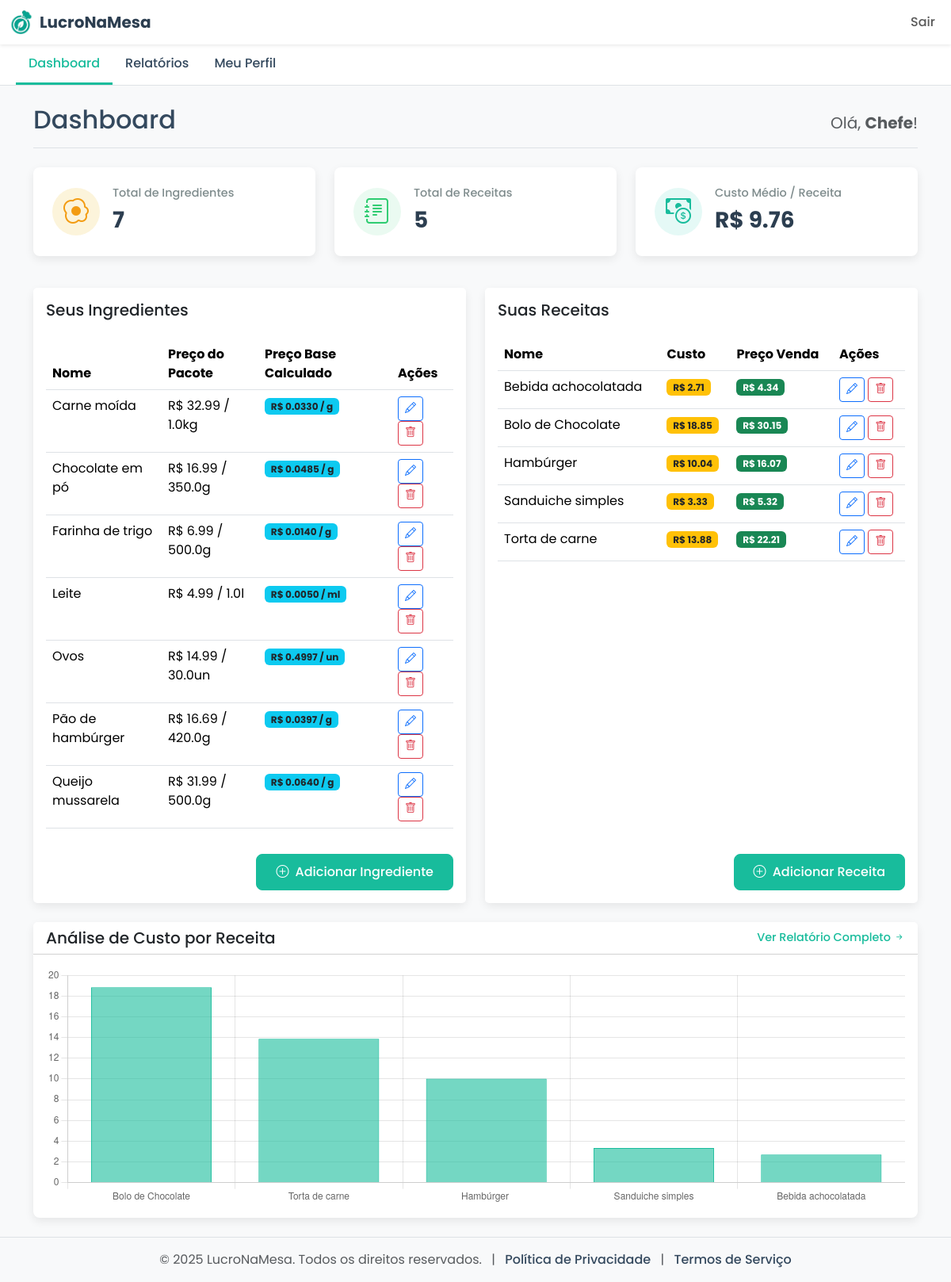
The page /dashboard (signed in) on the database its author committed.
### app/models.py (models this page shows, shortened)
class User(db.Model, UserMixin):
    id = db.Column(db.Integer, primary_key=True)
    full_name = db.Column(db.String(100), nullable=False)
    email = db.Column(db.String(120), unique=True, nullable=False)
    business_name = db.Column(db.String(100), nullable=False)
    business_type = db.Column(db.String(50), nullable=False)
    phone = db.Column(db.String(20), nullable=True)
    password = db.Column(db.String(60), nullable=False)
    plan = db.Column(db.String(50), nullable=False, default='Gratuito')
    subscription_status = db.Column(db.String(50), nullable=False, default='ativo')
    ingredients = db.relationship('Ingredient', backref='author', lazy=True)
    recipes = db.relationship('Recipe', backref='author', lazy=True)

class Ingredient(db.Model):
    id = db.Column(db.Integer, primary_key=True)
    name = db.Column(db.String(100), nullable=False)
    user_id = db.Column(db.Integer, db.ForeignKey('user.id'), nullable=False)
    created_at = db.Column(db.DateTime, nullable=False, default=datetime.utcnow)
    package_price = db.Column(db.Float, nullable=False)
    package_quantity = db.Column(db.Float, nullable=False)
    package_unit = db.Column(db.String(10), nullable=False)
    base_price = db.Column(db.Float, nullable=False)
    base_unit = db.Column(db.String(10), nullable=False)

class Recipe(db.Model):
    id = db.Column(db.Integer, primary_key=True)
    name = db.Column(db.String(100), nullable=False)
    total_cost = db.Column(db.Float, nullable=False)
    ingredients_list = db.Column(db.String(500), nullable=True)
    user_id = db.Column(db.Integer, db.ForeignKey('user.id'), nullable=False)
    created_at = db.Column(db.DateTime, nullable=False, default=datetime.utcnow)
    profit_margin = db.Column(db.Float, nullable=True)
    sale_price = db.Column(db.Float, nullable=True)

### app/routes.py (the view)
@main.route('/dashboard')
@login_required
def dashboard():
    ingredients = Ingredient.query.filter_by(user_id=current_user.id).order_by(Ingredient.name).all()
    recipes = Recipe.query.filter_by(user_id=current_user.id).order_by(Recipe.name).all()
    kpi_total_ingredients = len(ingredients)
    kpi_total_recipes = len(recipes)
    if kpi_total_recipes > 0:
        total_cost_sum = db.session.query(func.sum(Recipe.total_cost)).filter_by(user_id=current_user.id).scalar()
        kpi_avg_cost = total_cost_sum / kpi_total_recipes if total_cost_sum else 0
    else:
        kpi_avg_cost = 0
    top_5_recipes = sorted(recipes, key=lambda x: x.total_cost, reverse=True)[:5]
    chart_labels = [recipe.name for recipe in top_5_recipes]
    chart_data = [round(recipe.total_cost, 2) for recipe in top_5_recipes]
    return render_template('dashboard.html', title="Dashboard", ingredients=ingredients, recipes=recipes, kpi_total_ingredients=kpi_total_ingredients, kpi_total_recipes=kpi_total_recipes, kpi_avg_cost=kpi_avg_cost, chart_labels=chart_labels, chart_data=chart_data)

### app/__init__.py (called while the page is built)
def create_app():
    app = Flask(__name__)
    app.config.from_object(Config)
    db.init_app(app)
    bcrypt.init_app(app)
    login_manager.init_app(app)
    from .routes import main as main_blueprint
    app.register_blueprint(main_blueprint)
    from .models import User
    @login_manager.user_loader
    def load_user(user_id):
        return User.query.get(int(user_id))
    with app.app_context():
        db.create_all()
    return app

### app/templates/dashboard.html (shortened to what this page needs)
{% extends "base.html" %}
{% block content %}
<div class="container mt-4">
    <div class="d-flex justify-content-between align-items-center mb-4 pb-2 border-bottom">
        <h1 class="h2">Dashboard</h1>
        <span class="fs-5 text-muted">Olá, <strong>{{ current_user.full_name.split()[0] }}</strong>!</span>
    </div>
    <div class="row mb-4">
        <div class="col-md-4 mb-3"><div class="kpi-card"><div class="kpi-icon icon-ingredients"><i class="bi bi-egg-fried"></i></div><div class="kpi-content"><h5 class="kpi-title">Total de Ingredientes</h5><p class="kpi-value">{{ kpi_total_ingredients }}</p></div></div></div>
        <div class="col-md-4 mb-3"><div class="kpi-card"><div class="kpi-icon icon-recipes"><i class="bi bi-journal-text"></i></div><div class="kpi-content"><h5 class="kpi-title">Total de Receitas</h5><p class="kpi-value">{{ kpi_total_recipes }}</p></div></div></div>
        <div class="col-md-4 mb-3"><div class="kpi-card"><div class="kpi-icon icon-avg-cost"><i class="bi bi-cash-coin"></i></div><div class="kpi-content"><h5 class="kpi-title">Custo Médio / Receita</h5><p class="kpi-value">R$ {{ "%.2f"|format(kpi_avg_cost) }}</p></div></div></div>
    </div>
    <div class="row">
        <div class="col-lg-6 mb-4">
            <div class="card h-100">
                <div class="card-header bg-white pb-0 border-0 pt-3"><h3 class="h5">Seus Ingredientes</h3></div>
                <div class="card-body">
                    {% if ingredients %}
                        <div class="table-responsive">
                            <table class="table table-hover">
                                <thead><tr><th>Nome</th><th>Preço do Pacote</th><th>Preço Base Calculado</th><th>Ações</th></tr></thead>
                                <tbody>
                                    {% for ingredient in ingredients %}
                                    <tr>
                                        <td>{{ ingredient.name }}</td>
                                        <td>R$ {{ "%.2f"|format(ingredient.package_price) }} / {{ ingredient.package_quantity }}{{ ingredient.package_unit }}</td>
                                        <td><span class="badge bg-info text-dark">R$ {{ "%.4f"|format(ingredient.base_price) }} / {{ ingredient.base_unit }}</span></td>
                                        <td>
                                            <a href="{{ url_for('main.edit_ingredient', ingredient_id=ingredient.id) }}" class="btn btn-sm btn-outline-primary"><i class="bi bi-pencil"></i></a>
                                            <form action="{{ url_for('main.delete_ingredient', ingredient_id=ingredient.id) }}" method="POST" class="d-inline">
                                                <button type="submit" class="btn btn-sm btn-outline-danger" onclick="return confirm('Tem certeza?');"><i class="bi bi-trash"></i></button>
                                            </form>
                                        </td>
                                    </tr>
                                    {% endfor %}
                                </tbody>
                            </table>
                        </div>
                    {% else %}
                        <div class="empty-state"><i class="bi bi-egg-fried fs-1 text-muted"></i><h5 class="mt-3">Nenhum ingrediente por aqui</h5><p>Comece a cadastrar os ingredientes.</p></div>
                    {% endif %}
                </div>
                <div class="card-footer bg-white border-0 text-end pb-3"><a href="{{ url_for('main.ingredients') }}" class="btn btn-primary"><i class="bi bi-plus-circle me-1"></i> Adicionar Ingrediente</a></div>
            </div>
        </div>
        <div class="col-lg-6 mb-4">
            <div class="card h-100">
                <div class="card-header bg-white pb-0 border-0 pt-3"><h3 class="h5">Suas Receitas</h3></div>
                <div class="card-body">
                    {% if recipes %}
                        <div class="table-responsive">
                            <table class="table table-hover">
                                 <thead><tr><th>Nome</th><th>Custo</th><th>Preço Venda</th><th>Ações</th></tr></thead>
                                <tbody>
                                    {% for recipe in recipes %}
                                    <tr>
                                        <td>{{ recipe.name }}</td>
                                        <td><span class="badge bg-warning text-dark">R$ {{ "%.2f"|format(recipe.total_cost) }}</span></td>
                                        <td><span class="badge bg-success">R$ {{ "%.2f"|format(recipe.sale_price) }}</span></td>
                                        <td>
                                            <a href="{{ url_for('main.edit_recipe', recipe_id=recipe.id) }}" class="btn btn-sm btn-outline-primary"><i class="bi bi-pencil"></i></a>
                                            <form action="{{ url_for('main.delete_recipe', recipe_id=recipe.id) }}" method="POST" class="d-inline">
                                                <button type="submit" class="btn btn-sm btn-outline-danger" onclick="return confirm('Tem certeza que deseja excluir esta receita?');"><i class="bi bi-trash"></i></button>
                                            </form>
                                        </td>
                                    </tr>
                                    {% endfor %}
                                </tbody>
                            </table>
                        </div>
                    {% else %}
                        <div class="empty-state"><i class="bi bi-journal-text fs-1 text-muted"></i><h5 class="mt-3">Nenhuma receita por aqui</h5><p>Após cadastrar ingredientes, crie sua primeira receita.</p></div>
                    {% endif %}
                </div>
                <div class="card-footer bg-white border-0 text-end pb-3"><a href="{{ url_for('main.recipes') }}" class="btn btn-primary"><i class="bi bi-plus-circle me-1"></i> Adicionar Receita</a></div>
            </div>
        </div>
    </div>
    <div class="row mb-4">
        <div class="col-12">
            <div class="card">
                <div class="card-header bg-white d-flex justify-content-between align-items-center">
                    <h3 class="h5 mb-0">Análise de Custo por Receita</h3>
                    <a href="{{ url_for('main.reports') }}" class="view-report-link">
                        Ver Relatório Completo <i class="bi bi-arrow-right-short"></i>
                    </a>
                </div>
                <div class="card-body">
                    <div class="dashboard-chart-container">
                        {% if recipes %}
                            <canvas id="dashboardChart"></canvas>
                        {% else %}
                            <div class="empty-state">
                                <i class="bi bi-bar-chart-line fs-1 text-muted"></i>
                                <h5 class="mt-3">Seus insights aparecerão aqui</h5>
                                <p>Crie sua primeira receita para visualizar a análise de custos.</p>
                            </div>
                        {% endif %}
                    </div>
                </div>
            </div>
        </div>
    </div>
</div>
<script>
    document.addEventListener('DOMContentLoaded', function () {
        const chartElement = document.getElementById('dashboardChart');
        if (chartElement) {
            const ctx = chartElement.getContext('2d');
            const chartLabels = {{ chart_labels|tojson }};
            const chartData = {{ chart_data|tojson }};
            new Chart(ctx, {type: 'bar', data: {labels: chartLabels, datasets: [{label: 'Custo da Receita (R$)', data: chartData, backgroundColor: 'rgba(24, 188, 156, 0.6)', borderColor: 'rgba(24, 188, 156, 1)', borderWidth: 1}]}, options: {responsive: true, maintainAspectRatio: false, scales: {y: {beginAtZero: true}}, plugins: {legend: {display: false}}}});
        }
    });
</script>
{% endblock %}

### app/templates/base.html (shortened to what this page needs)
<!doctype html>
<html lang="pt-br" class="h-100">
<head>
    <link href="https://cdn.jsdelivr.net/npm/bootstrap@5.3.3/dist/css/bootstrap.min.css" rel="stylesheet">
    <link rel="stylesheet" href="https://cdn.jsdelivr.net/npm/bootstrap-icons@1.11.3/font/bootstrap-icons.min.css">
    <link rel="stylesheet" href="https://cdn.jsdelivr.net/npm/swiper@11/swiper-bundle.min.css" />
    <link rel="stylesheet" href="{{ url_for('static', filename='css/style.css') }}">
</head>
<body class="d-flex flex-column h-100">
    <header>
        <nav class="navbar navbar-expand-lg navbar-light bg-white shadow-sm">
            <div class="container-fluid">
                <a class="navbar-brand fw-bold d-flex align-items-center" href="{{ url_for('main.dashboard') if current_user.is_authenticated else url_for('main.index') }}">
                    <img src="{{ url_for('static', filename='img/logo.png') }}" alt="LucroNaMesa Logo" width="30" height="30" class="me-2">
                    LucroNaMesa
                </a>
                <div class="collapse navbar-collapse" id="navbarNav">
                    <ul class="navbar-nav ms-auto align-items-center">
                        {% if current_user.is_authenticated %}
                            <li class="nav-item">
                                <a class="nav-link" href="{{ url_for('main.logout') }}">Sair</a>
                            </li>
                        {% endif %}
                    </ul>
                </div>
            </div>
        </nav>
        {% if current_user.is_authenticated %}
        <nav class="sub-nav bg-white">
            <div class="container-fluid">
                <ul class="nav">
                    <li class="nav-item"><a class="nav-link {% if request.endpoint == 'main.dashboard' %}active{% endif %}" href="{{ url_for('main.dashboard') }}">Dashboard</a></li>
                    <li class="nav-item"><a class="nav-link {% if request.endpoint == 'main.reports' %}active{% endif %}" href="{{ url_for('main.reports') }}">Relatórios</a></li>
                    <li class="nav-item"><a class="nav-link {% if request.endpoint == 'main.profile' %}active{% endif %}" href="{{ url_for('main.profile') }}">Meu Perfil</a></li>
                </ul>
            </div>
        </nav>
        {% endif %}
    </header>
    <main class="flex-shrink-0">
        {% block content %}{% endblock %}
    </main>
    <footer class="footer mt-auto py-3 bg-light">
        <div class="container text-center">
            <span class="text-muted">© 2025 LucroNaMesa. Todos os direitos reservados.</span>
            <span class="text-muted mx-2">|</span>
            <a href="{{ url_for('main.privacy') }}">Política de Privacidade</a>
            <span class="text-muted mx-2">|</span>
            <a href="{{ url_for('main.terms') }}">Termos de Serviço</a>
        </div>
    </footer>
</body>
</html>

### app/static/css/style.css (style rules this page uses)
:root { --primary-color: #18BC9C; --secondary-color: #2C3E50; --light-gray: #F8F9FA; --text-color: #34495E; --border-radius: 8px; --box-shadow: 0 4px 12px rgba(0, 0, 0, 0.08); }
body { font-family: 'Poppins', sans-serif; background-color: #fff; color: var(--text-color); }
body:not(:has(.landing-container-v2)):not(:has(.auth-container)) { background-color: var(--light-gray); }
a { color: var(--primary-color); text-decoration: none; transition: color 0.3s ease; }
.card { border: none; border-radius: var(--border-radius); box-shadow: var(--box-shadow); transition: all 0.3s ease; }
.btn-primary { background-color: var(--primary-color); border-color: var(--primary-color); padding: 10px 24px; font-weight: 500; transition: all 0.3s ease; border-radius: var(--border-radius); }
.navbar-brand { color: var(--secondary-color) !important; }
.sub-nav { border-bottom: 1px solid #dee2e6; padding-left: 0.5rem; }
.sub-nav .nav-link { color: var(--text-color); font-weight: 500; padding: 0.75rem 1rem; border-bottom: 3px solid transparent; }
.sub-nav .nav-link.active { color: var(--primary-color) !important; border-bottom: 3px solid var(--primary-color); }
.navbar .nav-item .nav-link { font-weight: 500; transition: all 0.3s ease; }
.card-footer { padding-top: 0; }
.kpi-card { background-color: #fff; border-radius: var(--border-radius); box-shadow: var(--box-shadow); padding: 1.5rem; display: flex; align-items: center; transition: all 0.3s ease; }
.kpi-icon { font-size: 2rem; width: 60px; height: 60px; border-radius: 50%; display: flex; justify-content: center; align-items: center; margin-right: 1rem; }
.kpi-icon.icon-ingredients { background-color: #fcf4db; color: #f39c12; }
.kpi-icon.icon-recipes { background-color: #eafaf1; color: #2ecc71; }
.kpi-icon.icon-avg-cost { background-color: #e5f9f6; color: var(--primary-color); }
.kpi-title { font-size: 0.9rem; color: #7f8c8d; margin-bottom: 0.25rem; }
.kpi-value { font-size: 1.75rem; font-weight: 700; color: var(--secondary-color); margin-bottom: 0; }
.dashboard-chart-container { position: relative; height: 300px; }
.view-report-link { font-size: 0.9rem; font-weight: 500; text-decoration: none; }
.view-report-link i { transition: transform 0.3s ease; }
.footer { border-top: 1px solid #dee2e6; }
.footer a { color: var(--text-color); text-decoration: none; font-weight: 500; }

### rows shown on the page
User: full_name "Chefe"
Ingredient: name "Carne moída", package_price "32.99", package_quantity "1.0", package_unit "kg", base_price "0.0330", base_unit "g"
Ingredient: name "Chocolate em pó", package_price "16.99", package_quantity "350.0", package_unit "g", base_price "0.0485", base_unit "g"
Ingredient: name "Farinha de trigo", package_price "6.99", package_quantity "500.0", package_unit "g", base_price "0.0140", base_unit "g"
Ingredient: name "Leite", package_price "4.99", package_quantity "1.0", package_unit "l", base_price "0.0050", base_unit "ml"
Ingredient: name "Ovos", package_price "14.99", package_quantity "30.0", package_unit "un", base_price "0.4997", base_unit "un"
Ingredient: name "Pão de hambúrger", package_price "16.69", package_quantity "420.0", package_unit "g", base_price "0.0397", base_unit "g"
Ingredient: name "Queijo mussarela", package_price "31.99", package_quantity "500.0", package_unit "g", base_price "0.0640", base_unit "g"
Recipe: name "Bebida achocolatada", total_cost "2.71", sale_price "4.34"
Recipe: name "Bolo de Chocolate", total_cost "18.85", sale_price "30.15"
Recipe: name "Hambúrger", total_cost "10.04", sale_price "16.07"
Recipe: name "Sanduiche simples", total_cost "3.33", sale_price "5.32"
Recipe: name "Torta de carne", total_cost "13.88", sale_price "22.21"

### other values the page prints
{{ kpi_total_ingredients }} "7"
{{ kpi_total_recipes }} "5"
{{ "%.2f"|format(kpi_avg_cost) }} "9.76"
chart data {{ chart_data|tojson }} [18.85, 13.88, 10.04, 3.33, 2.71]
